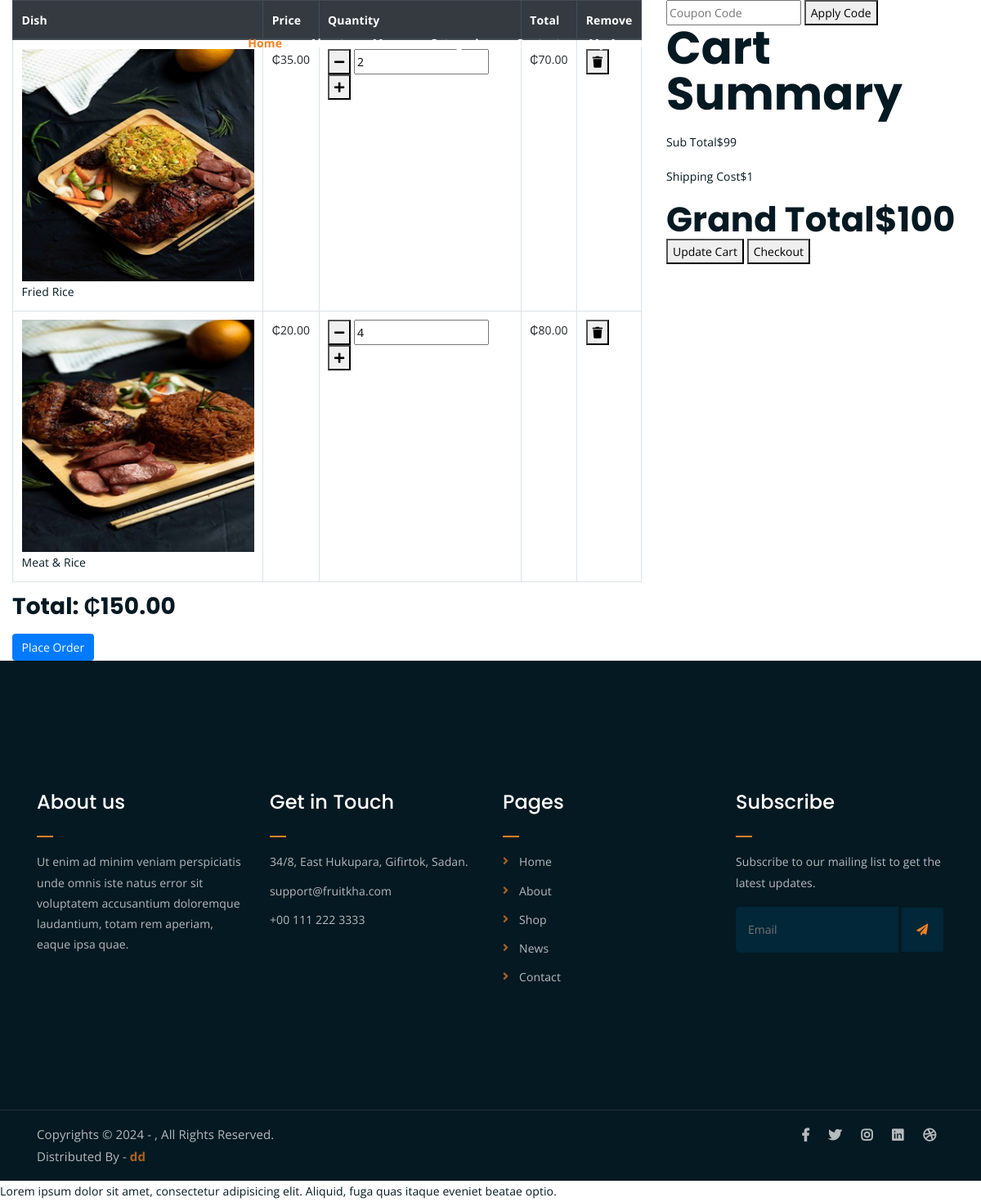
Page /cart/ (signed in) on the committed database.
### core/models.py (models this page shows, shortened)
class CartItem(models.Model):
    cart = models.ForeignKey(Cart, on_delete=models.CASCADE)
    menu_item = models.ForeignKey(MenuItem, on_delete=models.CASCADE)
    quantity = models.PositiveIntegerField(default=1)

class MenuItem(models.Model):
    mid = models.UUIDField(default=uuid.uuid4, editable=False, unique=True)
    user = models.ForeignKey(User, on_delete=models.SET_NULL, null=True,)
    title = models.CharField(max_length=200)
    category= models.ForeignKey(Category, on_delete=models.SET_NULL, null= True, related_name="category")
    image = models.ImageField(upload_to="menu_Images/")
    price = models.DecimalField(max_digits=9, decimal_places=2, default="0.00")
    item_status = models.CharField(choices=STATUS, max_length=100, default="in_review")
    featured = models.BooleanField(default=False)
    recent = models.BooleanField(default=False)
    description = RichTextUploadingField(null=True, blank=True)
    specification = RichTextUploadingField(null= True, blank = True)

### core/views.py (the view)
# urls.py: path("cart/", cart_view, name="cart_view"),
@login_required
def cart_view(request):
    cart, created = Cart.objects.get_or_create(user=request.user, active=True)
    cart_items = CartItem.objects.filter(cart=cart)
    total_price = sum(item.menu_item.price * item.quantity for item in cart_items)
    context = {
        'cart': cart,
        'cart_items': cart_items,
        'total_price': total_price
    }
    return render(request, 'core/cart.html', context)

### core/context_processor.py (called while the page is built)
def default(request):
    categories = Category.objects.all()
    if request.user.is_authenticated:
        cart = Cart.objects.filter(user=request.user, active=True).first()
        item_count = cart.cartitem_set.count() if cart else 0
    else:
        item_count = 0
    context = {
        'categories': categories,
        'cart_view': {'item_count': item_count},
    }
    return context

### core/templatetags/custom_filters.py (called while the page is built)
@register.filter(name='multiply')
def multiply(value, arg):
    try:
        return value * arg
    except:
        return None

### core/templates/core/cart.html (shortened to what this page needs)
{% extends 'partials/base.html'%}
{% load custom_filters %}
{% block content %}
{% load static %}
        <div class="cart-page">
            <div class="container-fluid">
                <div class="row">
                    <div class="col-lg-8">
                        <div class="cart-page-inner">
                            <div class="table-responsive">
                                {% if cart_items %}
                                <table class="table table-bordered">
                                    <thead class="thead-dark">
                                        <tr>
                                            <th>Dish</th>
                                            <th>Price</th>
                                            <th>Quantity</th>
                                            <th>Total</th>
                                            <th>Remove</th>
                                        </tr>
                                    </thead>
                                    <tbody class="align-middle">
                                        {% for item in cart_items %}
                                        <tr>
                                            <td>
                                                <div class="img">
                                                    <a href="#"><img src="{{ item.menu_item.image.url }}" alt="{{ item.menu_item.title }}"></a>
                                                    <p>{{ item.menu_item.title }}</p>
                                                </div>
                                            </td>
                                            <td>₵{{ item.menu_item.price }}</td>
                                            <td>
                                                <div class="qty">
                                                    <button class="btn-minus" data-id="{{ item.id }}"><i class="fa fa-minus"></i></button>
                                                    <input type="text" value="{{ item.quantity }}" readonly>
                                                    <button class="btn-plus" data-id="{{ item.id }}"><i class="fa fa-plus"></i></button>
                                                </div>
                                            </td>
                                            <td>₵{{ item.menu_item.price|multiply:item.quantity }}</td>
                                            <td><button class="btn-remove" data-id="{{ item.id }}"><i class="fa fa-trash"></i></button></td>
                                        </tr>
                                        {% endfor %}
                                    </tbody>
                                </table>
                                <h3>Total: ₵{{ total_price }}</h3>
                                <form method="post" action="">
                                    <button type="submit" class="btn btn-primary">Place Order</button>
                                </form>
                                {% else %}
                                <p>Your cart is empty.</p>
                                {% endif %}
                            </div>
                        </div>
                    </div>
                    <div class="col-lg-4">
                        <div class="cart-page-inner">
                            <div class="row">
                                <div class="col-md-12">
                                    <div class="coupon">
                                        <input type="text" placeholder="Coupon Code">
                                        <button>Apply Code</button>
                                    </div>
                                </div>
                                <div class="col-md-12">
                                    <div class="cart-summary">
                                        <div class="cart-content">
                                            <h1>Cart Summary</h1>
                                            <p>Sub Total<span>$99</span></p>
                                            <p>Shipping Cost<span>$1</span></p>
                                            <h2>Grand Total<span>$100</span></h2>
                                        </div>
                                        <div class="cart-btn">
                                            <button>Update Cart</button>
                                            <button>Checkout</button>
                                        </div>
                                    </div>
                                </div>
                            </div>
                        </div>
                    </div>
                </div>
            </div>
        </div>
{% endblock content %}

### core/static/assets/css/main.css (style rules this page uses)
html { font-size: 14px; font-weight: 400; line-height: 28px; height: 100%; }
body { font-family: "Open Sans", sans-serif; font-weight: 400; font-size: 1rem; letter-spacing: 0.1px; line-height: 1.8; color: #051922; overflow-x: hidden; }
body img { max-width: 100%; }
a { cursor: pointer; text-decoration: none; -webkit-transition: all 0.2s ease-in-out; -o-transition: all 0.2s ease-in-out; transition: all 0.2s ease-in-out; }
h1, .h1, h2, .h2, h3, .h3, h4, .h4, h5, .h5, h6, .h6 { font-family: "Poppins", sans-serif; font-weight: 700; margin: 0 0 1.25rem 0; color: #051922; }
h1:last-child, .h1:last-child, h2:last-child, .h2:last-child, h3:last-child, .h3:last-child, h4:last-child, .h4:last-child, h5:last-child, .h5:last-child, h6:last-child, .h6:last-child { margin: 0; }
h1, .h1 { font-size: 4rem; font-weight: 700; line-height: 4rem; }
h2, .h2 { font-size: 3rem; font-weight: 700; line-height: 3.25rem; }
h3, .h3 { font-size: 2rem; font-weight: 700; line-height: 2.25rem; }
p { font-family: "Open Sans", sans-serif; font-weight: 400; font-size: 1rem; letter-spacing: 0.1px; line-height: 1.8; color: #051922; margin: 0 0 1.25rem 0; }
p:last-child { margin: 0; }
html, body { height: 100%; }
thead { border-bottom: 1px solid #eee; }

### rows in the picture
CartItem: menu_item.image (picture), menu_item "Fried Rice", menu_item.price "35.00", quantity "2", menu_item.price|multiply "70.00"
CartItem: menu_item.image (picture), menu_item "Meat & Rice", menu_item.price "20.00", quantity "4", menu_item.price|multiply "80.00"

### other values in the picture
{{ total_price }} "150.00"
